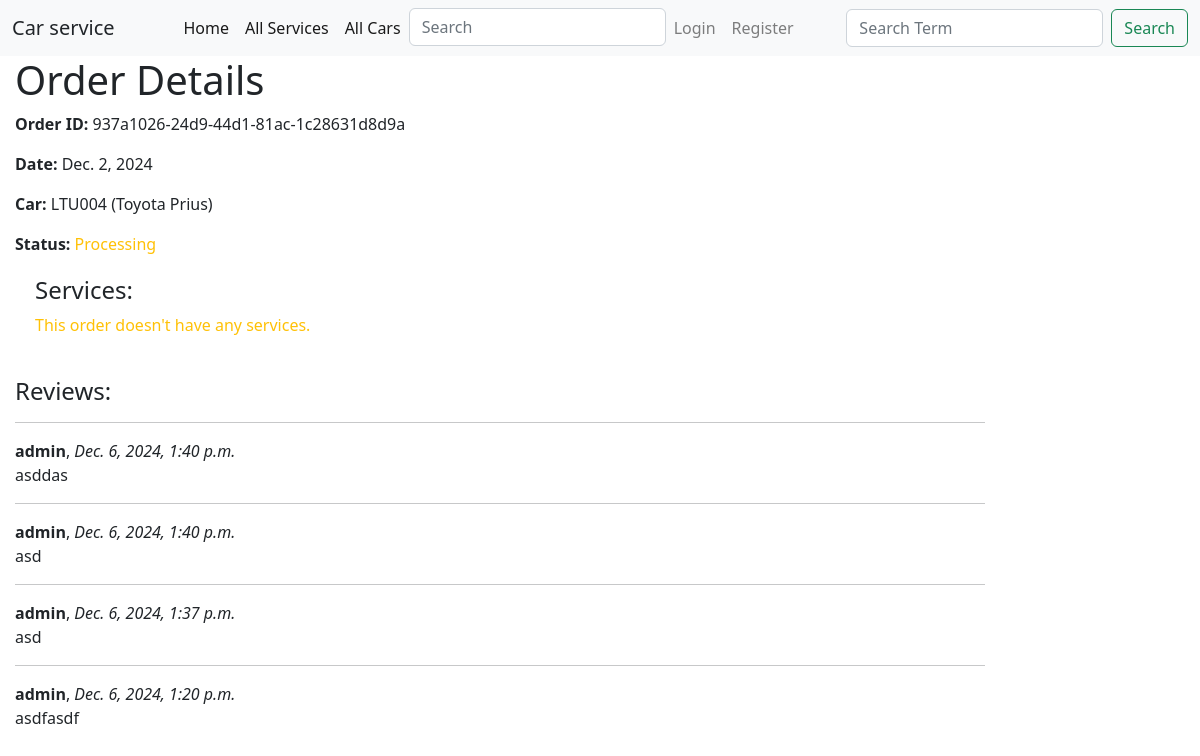
Screenshot of /car_service/orders/937a1026-24d9-44d1-81ac-1c28631d8d9a with the database file from the repository.
### car_service/models.py (models this page shows, shortened)
class Order(models.Model):
    id = models.UUIDField(primary_key=True, default=uuid.uuid4, help_text='Unique ID Car Order', null=False)
    date = models.DateField('Will be accessible', null=True)
    car_id = models.ForeignKey('Car', on_delete=models.CASCADE, null=True)
    client = models.ForeignKey(User, on_delete=models.SET_NULL, null=True, blank=True)
    LOAN_STATUS = (
        ('p', 'Processing'),
        ('d', 'Delivered'),
        ('t', 'Ready To Deliver'),
        ('r', 'Reserved'),
    )
    status = models.CharField(
        max_length=1,
        choices=LOAN_STATUS,
        blank=True,
        default='p',
        help_text='Order Status',
    )
    def car_brand(self):
        return self.car_id.car_model_id.brand
    car_brand.short_description = 'Car Brand'
    def car_model(self):
        return self.car_id.car_model_id.model
    car_model.short_description = 'Car Model'
    class Meta:
        verbose_name = "Order"
        verbose_name_plural = "Orders"

class Car(models.Model):
    license_plate = models.CharField('License Plate', max_length=6,
                                     help_text='Enter the license plate of a car (example: XXX000)', null=False)
    car_model_id = models.ForeignKey('CarModel', on_delete=models.CASCADE, null=True)
    vin_code = models.CharField('VIN Code', max_length=17, help_text='Enter the VIN code (example: 4Y1SL65848Z411439)',
                                null=False)
    client = models.CharField('Client', max_length=100, null=False)
    description = HTMLField()
    picture = models.ImageField('Picture', upload_to='pictures', null=True, blank=True)
    class Meta:
        verbose_name = "Car"
        verbose_name_plural = "Cars"

class CarModel(models.Model):
    brand = models.CharField('Brand', max_length=100, null=False)
    model = models.CharField('Model', max_length=100, null=False)
    class Meta:
        verbose_name = "Car Model"
        verbose_name_plural = "Car Models"

class OrderReview(models.Model):
    order = models.ForeignKey('Order', on_delete=models.SET_NULL, null=True, blank=True)
    reviewer = models.ForeignKey(User, on_delete=models.SET_NULL, null=True, blank=True)
    date_created = models.DateTimeField(auto_now_add=True)
    content = models.TextField('Review', max_length=2000)
    class Meta:
        verbose_name = "Review"
        verbose_name_plural = 'Reviews'
        ordering = ['-date_created']

### car_service/views.py (the view, shortened to what this page needs)
# urls.py: path('orders/<uuid:pk>', views.OrderDetailView.as_view(), name='order-detail'),
class OrderDetailView(FormMixin, generic.DetailView):
    model = Order
    template_name = 'order_detail.html'
    form_class = OrderReviewForm

### car_service/forms.py
class OrderReviewForm(forms.ModelForm):
    class Meta:
        model = OrderReview
        fields = ('content', 'order', 'reviewer',)
        widgets = {'order': forms.HiddenInput(), 'reviewer': forms.HiddenInput()}

### car_service/templates/order_detail.html (shortened to what this page needs)
{% extends "base.html" %}
{% block content %}
<h1>Order Details</h1>
<p><strong>Order ID:</strong> {{ order.id }}</p>
<p><strong>Date:</strong> {{ order.date }}</p>
<p><strong>Car:</strong> {{ order.car_id.license_plate }} ({{ order.car_brand }} {{ order.car_model }})</p>
<p>
    <strong>Status:</strong>
    <span class="{% if order.status == 'p' %}text-warning{% elif order.status == 'd' %}text-success{% elif order.status == 't' %}text-info{% elif order.status == 'r' %}text-danger{% endif %}">
      {{ order.get_status_display }}
    </span>
</p>
<div style="margin-left:20px;margin-top:20px">
    <h4>Services:</h4>
    {% for service in order.orderservice_set.all %}
    <hr>
    <p><strong>Service:</strong> {{ service.name }}</p>
    <p><strong>Cost (per serv.):</strong> {{ service.service.price }} EUR</p>
    <p><strong>Quantity:</strong> {{ service.quantity }}</p>
    <p><strong>Total Price:</strong> {{ service.total_price }} EUR</p>
    {% empty %}
    <p class="text-warning">This order doesn't have any services.</p>
    {% endfor %}
</div>
  <h4>Reviews:</h4>
  {% if order.orderreview_set.all %}
    {% for review in order.orderreview_set.all %}
      <hr>
      <strong>{{ review.reviewer }}</strong>, <em>{{ review.date_created}}</em>
      <p>{{ review.content }}</p>
    {% endfor %}
  {% else %}
    <p>Order doesn't have any reviews.</p>
  {% endif %}
{% endblock %}

### rows the page displays
Order: id "937a1026-24d9-44d1-81ac-1c28631d8d9a", date "Dec. 2, 2024", car_id.license_plate "LTU004", car_brand "Toyota", car_model "Prius", status "Processing"
OrderReview: reviewer "admin", date_created "Dec. 6, 2024, 1:40 p.m.", content "asddas"
OrderReview: reviewer "admin", date_created "Dec. 6, 2024, 1:40 p.m.", content "asd"
OrderReview: reviewer "admin", date_created "Dec. 6, 2024, 1:37 p.m.", content "asd"
OrderReview: reviewer "admin", date_created "Dec. 6, 2024, 1:20 p.m.", content "asdfasdf"
